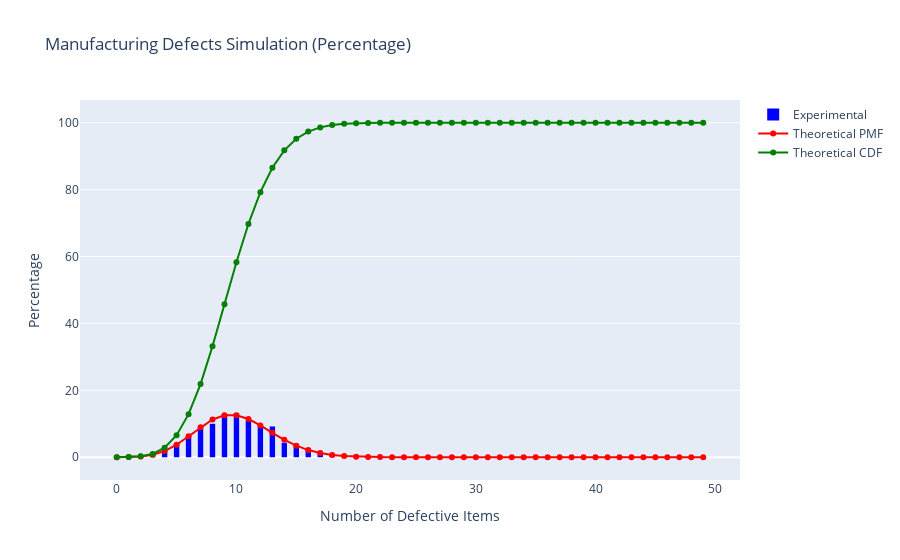

The notebook cell saved with this chart:
### Code cell
# Plotting for the Quality Control with theoretical PMF and CDF
fig = go.Figure()
fig.add_trace(go.Histogram(
    x=defects,
    nbinsx=50,
    name='Experimental',
    marker_color='blue',
    histnorm='percent'
))
fig.add_trace(go.Scatter(
    x=k_values_defects,
    y=theoretical_pmf_defects,
    mode='markers+lines',
    name='Theoretical PMF',
    marker_color='red'
))
fig.add_trace(go.Scatter(
    x=k_values_defects,
    y=cumulative_probabilities_defects,
    mode='markers+lines',
    name='Theoretical CDF',
    marker_color='green'
))
fig.update_layout(
    title="Manufacturing Defects Simulation (Percentage)",
    xaxis_title="Number of Defective Items",
    yaxis_title="Percentage",
    bargap=0.1
)

### Figure 1 — Plotly figure (JSON) as saved in the notebook; plotly's stock layout.template omitted (floating-point values rounded to 4 significant figures; data arrays with more than 128 entries replaced by an {"elided": "..."} marker saying what was removed)
{"data": [{"histnorm": "percent", "marker": {"color": "blue"}, "name": "Experimental", "nbinsx": 50, "type": "histogram", "x": {"elided": "1000 int values"}}, {"marker": {"color": "red"}, "mode": "markers+lines", "name": "Theoretical PMF", "type": "scatter", "x": [0, 1, 2, 3, 4, 5, 6, 7, 8, 9, 10, 11, 12, 13, 14, 15, 16, 17, 18, 19, 20, 21, 22, 23, 24, 25, 26, 27, 28, 29, 30, 31, 32, 33, 34, 35, 36, 37, 38, 39, 40, 41, 42, 43, 44, 45, 46, 47, 48, 49], "y": [0.004317, 0.04361, 0.22, 0.7393, 1.861, 3.745, 6.274, 8.999, 11.28, 12.56, 12.57, 11.43, 9.516, 7.305, 5.202, 3.454, 2.148, 1.256, 0.6928, 0.3617, 0.1792, 0.08447, 0.03797, 0.01631, 0.006705, 0.002644, 0.001002, 0.000365, 0.0001281, 4.337e-05, 1.418e-05, 4.482e-06, 1.371e-06, 4.062e-07, 1.167e-07, 3.253e-08, 8.808e-09, 2.318e-09, 5.934e-10, 1.478e-10, 3.588e-11, 8.486e-12, 1.957e-12, 4.404e-13, 9.676e-14, 2.076e-14, 4.354e-15, 8.928e-16, 1.79e-16, 3.514e-17]}, {"marker": {"color": "green"}, "mode": "markers+lines", "name": "Theoretical CDF", "type": "scatter", "x": [0, 1, 2, 3, 4, 5, 6, 7, 8, 9, 10, 11, 12, 13, 14, 15, 16, 17, 18, 19, 20, 21, 22, 23, 24, 25, 26, 27, 28, 29, 30, 31, 32, 33, 34, 35, 36, 37, 38, 39, 40, 41, 42, 43, 44, 45, 46, 47, 48, 49], "y": [0.004317, 0.04792, 0.2679, 1.007, 2.869, 6.614, 12.89, 21.89, 33.17, 45.73, 58.3, 69.74, 79.25, 86.56, 91.76, 95.21, 97.36, 98.62, 99.31, 99.67, 99.85, 99.93, 99.97, 99.99, 100.0, 100.0, 100.0, 100.0, 100.0, 100.0, 100.0, 100.0, 100.0, 100.0, 100.0, 100.0, 100.0, 100.0, 100.0, 100.0, 100.0, 100.0, 100.0, 100.0, 100.0, 100, 100, 100, 100, 100]}], "layout": {"bargap": 0.1, "title": {"text": "Manufacturing Defects Simulation (Percentage)"}, "xaxis": {"title": {"text": "Number of Defective Items"}}, "yaxis": {"title": {"text": "Percentage"}}}}
